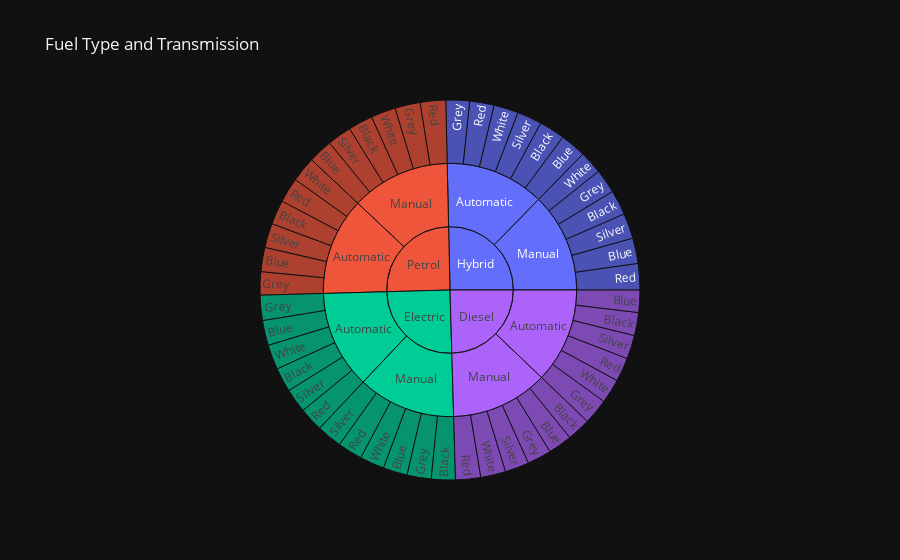

The code cell stored with this chart in its notebook:
### Code cell
fig=px.sunburst(df,path=["Fuel_Type","Transmission","Color"],values="Price_USD",title="Fuel Type and Transmission")
fig.show()

### Figure 1 — Plotly figure (JSON) as saved in the notebook; plotly's stock layout.template omitted (floating-point values rounded to 4 significant figures)
{"data": [{"branchvalues": "total", "domain": {"x": [0.0, 1.0], "y": [0.0, 1.0]}, "hovertemplate": "labels=%{label}<br>Price_USD=%{value}<br>parent=%{parent}<br>id=%{id}<extra></extra>", "ids": ["Petrol/Manual/Red", "Hybrid/Automatic/Red", "Petrol/Automatic/Blue", "Diesel/Manual/Black", "Diesel/Manual/Silver", "Diesel/Manual/White", "Diesel/Automatic/Black", "Diesel/Automatic/White", "Electric/Manual/White", "Hybrid/Manual/Blue", "Diesel/Automatic/Silver", "Electric/Automatic/Black", "Hybrid/Manual/Silver", "Electric/Manual/Blue", "Diesel/Automatic/Red", "Electric/Manual/Silver", "Petrol/Manual/White", "Electric/Automatic/Grey", "Petrol/Automatic/Black", "Diesel/Manual/Red", "Electric/Automatic/White", "Hybrid/Manual/Red", "Hybrid/Automatic/Black", "Hybrid/Automatic/White", "Hybrid/Manual/Grey", "Petrol/Automatic/Grey", "Petrol/Manual/Black", "Petrol/Automatic/Red", "Hybrid/Manual/Black", "Diesel/Automatic/Blue", "Petrol/Automatic/Silver", "Hybrid/Manual/White", "Hybrid/Automatic/Silver", "Electric/Automatic/Red", "Electric/Manual/Red", "Electric/Manual/Black", "Electric/Automatic/Silver", "Petrol/Manual/Blue", "Diesel/Manual/Grey", "Electric/Manual/Grey", "Petrol/Manual/Grey", "Hybrid/Automatic/Grey", "Petrol/Manual/Silver", "Diesel/Automatic/Grey", "Hybrid/Automatic/Blue", "Electric/Automatic/Blue", "Diesel/Manual/Blue", "Petrol/Automatic/White", "Petrol/Manual", "Hybrid/Automatic", "Petrol/Automatic", "Diesel/Manual", "Diesel/Automatic", "Electric/Manual", "Hybrid/Manual", "Electric/Automatic", "Petrol", "Hybrid", "Diesel", "Electric"], "labels": ["Red", "Red", "Blue", "Black", "Silver", "White", "Black", "White", "White", "Blue", "Silver", "Black", "Silver", "Blue", "Red", "Silver", "White", "Grey", "Black", "Red", "White", "Red", "Black", "White", "Grey", "Grey", "Black", "Red", "Black", "Blue", "Silver", "White", "Silver", "Red", "Red", "Black", "Silver", "Blue", "Grey", "Grey", "Grey", "Grey", "Silver", "Grey", "Blue", "Blue", "Blue", "White", "Manual", "Automatic", "Automatic", "Manual", "Automatic", "Manual", "Manual", "Automatic", "Petrol", "Hybrid", "Diesel", "Electric"], "name": "", "parents": ["Petrol/Manual", "Hybrid/Automatic", "Petrol/Automatic", "Diesel/Manual", "Diesel/Manual", "Diesel/Manual", "Diesel/Automatic", "Diesel/Automatic", "Electric/Manual", "Hybrid/Manual", "Diesel/Automatic", "Electric/Automatic", "Hybrid/Manual", "Electric/Manual", "Diesel/Automatic", "Electric/Manual", "Petrol/Manual", "Electric/Automatic", "Petrol/Automatic", "Diesel/Manual", "Electric/Automatic", "Hybrid/Manual", "Hybrid/Automatic", "Hybrid/Automatic", "Hybrid/Manual", "Petrol/Automatic", "Petrol/Manual", "Petrol/Automatic", "Hybrid/Manual", "Diesel/Automatic", "Petrol/Automatic", "Hybrid/Manual", "Hybrid/Automatic", "Electric/Automatic", "Electric/Manual", "Electric/Manual", "Electric/Automatic", "Petrol/Manual", "Diesel/Manual", "Electric/Manual", "Petrol/Manual", "Hybrid/Automatic", "Petrol/Manual", "Diesel/Automatic", "Hybrid/Automatic", "Electric/Automatic", "Diesel/Manual", "Petrol/Automatic", "Petrol", "Hybrid", "Petrol", "Diesel", "Diesel", "Electric", "Hybrid", "Electric", "", "", "", ""], "values": [81540000.0, 77690000.0, 77310000.0, 74940000.0, 77080000.0, 79860000.0, 73460000.0, 77790000.0, 78260000.0, 81090000.0, 75660000.0, 77360000.0, 80790000.0, 77300000.0, 76000000.0, 81070000.0, 78750000.0, 80550000.0, 77950000.0, 80190000.0, 79240000.0, 84110000.0, 82140000.0, 78460000.0, 77290000.0, 74040000.0, 78570000.0, 79180000.0, 79470000.0, 71350000.0, 77680000.0, 73090000.0, 79080000.0, 76520000.0, 78620000.0, 76460000.0, 76660000.0, 77330000.0, 76730000.0, 77030000.0, 80660000.0, 75240000.0, 77350000.0, 81230000.0, 82680000.0, 79690000.0, 76430000.0, 80770000.0, 474200000.0, 475300000.0, 466900000.0, 465200000.0, 455500000.0, 468700000.0, 475800000.0, 470000000.0, 941100000.0, 951100000.0, 920700000.0, 938800000.0], "type": "sunburst"}], "layout": {"legend": {"tracegroupgap": 0}, "title": {"text": "Fuel Type and Transmission"}}}
